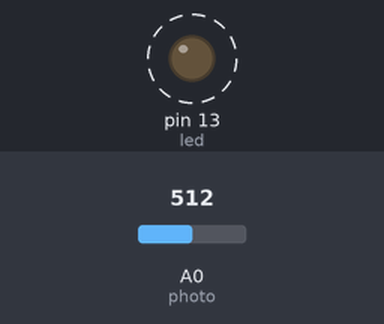
The sketch below on a simulated Arduino Uno, built with avr-gcc and run on an emulated ATmega328P. On the bench: output pins drawn as LEDs (lit = HIGH). Dashed ring = blinking. The inputs (shaded band) are chosen by the test bench; at power-on: A0 (photo) = 512.

Above: at 1.8 s.
1.9 s: A0 (photo) set to 0
At 3.3 s:
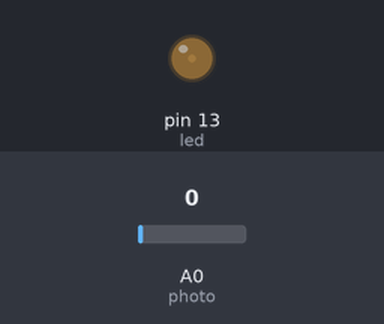
3.6 s: A0 (photo) set to 122
At 3.9 s:
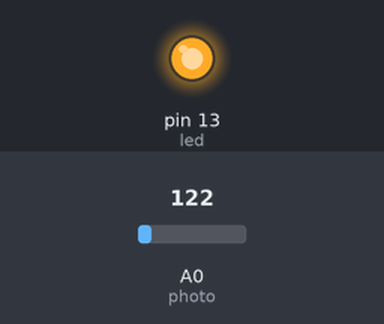
Timing chart, 0 to 13.1 s (numbered marks = the images above; inputs shaded):
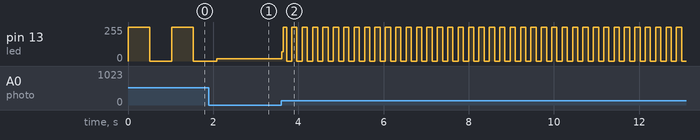

The sketch:

photo_cell_blink.ino
```cpp
//the photo sensor/resistor pin #
int photo = A0;

//the LED to turn on pin #
int led = 13;

//current photo sensor state
int photoValue = 0;

void setup() {
  //tell arduino how to use our pin
  pinMode(led, OUTPUT);
}

//this function is called continuosly when running
void loop() {
  //what's the current value of the photo sensor
  photoValue = analogRead(photo);

  //turn on the LED
  digitalWrite(led, HIGH);

  //wait <photoValue> milliseconds moving on
  delay(photoValue);

  //turn the LED off
  digitalWrite(led, LOW);

  //wait <photoValue> milliseconds moving on
  delay(photoValue);
}
```

Measured:
- after the input at 3.6 s, pin 13 (led): 16/255 → 69/255 at once, then moves between 0/255 and 255/255, repeating every 0.24 s
- by itself, pin 13 (led): alternates 255/255 for 0.51 s and 0/255 for 0.51 s
